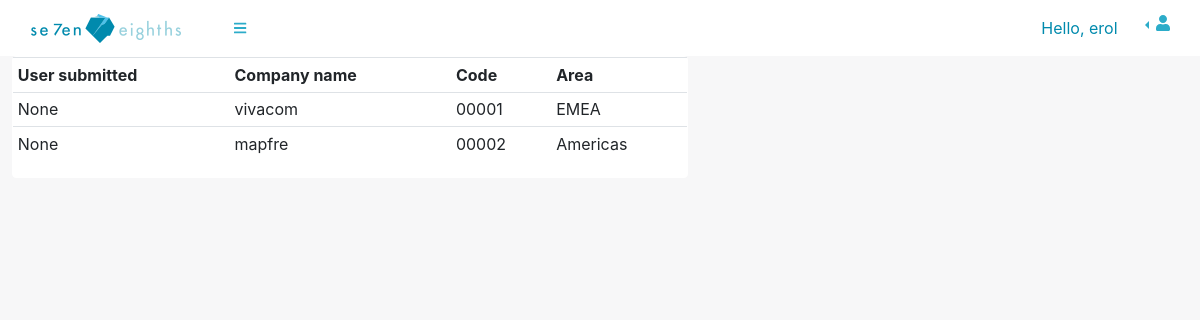
Page /listAccounts (signed in) on the committed database.
### base/models.py (models this page shows, shortened)
class Account(models.Model):
    AREAS = (
        ('EMEA', 'EMEA'),
        ('Americas', 'Americas'),
    )
    STATUS = (
        ('Data collection sent', 'Data collection sent'),
        ('Data Received', 'Data Received'),
        ('Analysis', 'Analysis'),
        ('Final Pack Uploaded', 'Final Pack Uploaded'),
    )
    username = models.ForeignKey(
        Access, blank=True,  null=True, on_delete=models.DO_NOTHING)
    name = models.CharField(max_length=30)
    code = models.CharField(max_length=30)
    dateReceived = models.DateTimeField(auto_now_add=True)
    dateUploaded = models.DateTimeField(auto_now_add=True)
    status = models.CharField(max_length=30, null=True, choices=STATUS)
    area = models.CharField(max_length=10, choices=AREAS)

### base/decorators.py (the view)
        def wrapper_func(request, *args, **kwargs):
            group = None
            if request.user.groups.exists():
                group = request.user.groups.all()[0].name
            if group in allowed_roles:
                return view_func(request, *args, **kwargs)
            else:
                return HttpResponse('You are not authorised to view this page')

### base/views.py (called while the page is built)
@allowed_users(allowed_roles=['admin', 'MF'])
def listAccounts(request):
    accounts = Account.objects.all()
    return render(request, 'base/listAccounts.html', {'accounts': accounts})

### base/templates/base/listAccounts.html
{% extends 'base/navbars/sidenav.html' %} {% block content %}{%block body %}
<body class="sb-nav-fixed sb-sidenav-toggled">
    {% endblock %}
    <div id="layoutSidenav_content">
        <div class="col-md-7">
            <div class="card card-body">
                <table class="table table-sm">
                    <tr>
                        <th>User submitted</th>
                        <th>Company name</th>
                        <th>Code</th>
                        <th>Area</th>
                    </tr>
                    {% for account in accounts %}
                    <tr>
                        <td>{{account.username}}</td>
                        <td>{{account.name}}</td>
                        <td>{{account.code}}</td>
                        <td>{{account.area}}</td>
                    </tr>
                    {% endfor %}
                </table>
            </div>
        </div>
    </div>
    {%endblock%}

### base/templates/base/base.html (shortened to what this page needs)
{% load static %}
<!DOCTYPE html>
<html lang="en">
<head>
  <link href="{% static 'css/tech.css' %}" rel="stylesheet" />
  <link href="{% static 'css/styles.css' %}" rel="stylesheet" />
  <link href="{% static 'css/sidebar.css' %}" rel="stylesheet" />
  <link href="{% static 'css/overview.css' %}" rel="stylesheet" />
  <link href="https://cdn.datatables.net/1.10.20/css/dataTables.bootstrap4.min.css" rel="stylesheet"
 />
</head>{% block body %}{% endblock %}
  <nav class="sb-topnav navbar navbar-expand navbar-dark bg-dark">
    <a class="navbar-brand" href="{% url 'welcome'  %}">
      <img style="margin-left: 15px;" src="{% static '/images/letterLogo.png' %}">
    </a>
    <button class="btn btn-link btn-sm order-1 order-lg-0" id="sidebarToggle" href="#">
      <i class="fas fa-bars"></i>
    </button>
    <span class="navbar-nav d-md-inline-block form-inline ml-auto mr-0 mr-md-3 my-2 my-md-0">Hello, {{request.user}}
    </span>
    <ul class="navbar-nav d-md-inline-block">
      <li class=" nav-item dropleft">
        <a class="nav-link dropdown-toggle" id="userDropdown" href="#" role="button" data-toggle="dropdown"
          aria-haspopup="true" aria-expanded="false"><i class="fas fa-user fa-fw"></i></a>
      </li>
    </ul>
  </nav>
  {% block sidenav %}
  {% endblock %}
  {% block content %}
  {% endblock %}
  </div>
</body>
</html>

### rows in the picture
Account: username "None", name "vivacom", code "00001", area "EMEA"
Account: username "None", name "mapfre", code "00002", area "Americas"

### other values in the picture
{{ request.user }} "erol"
